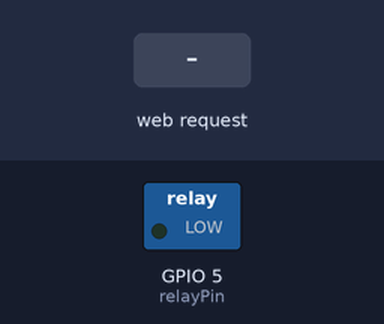
Simulated run of this sketch. Board: ESP32. Parts: switched loads named in the sketch (green lamp = pin HIGH). The test bench sets the inputs (shaded band). WiFi joins after 1.5 s; servers stay silent unless stated; what the sketch prints to the serial monitor is not drawn.

Above: at 3.2 s.
3.3 s: HTTP request GET /toggleRelay received
At 4.7 s:
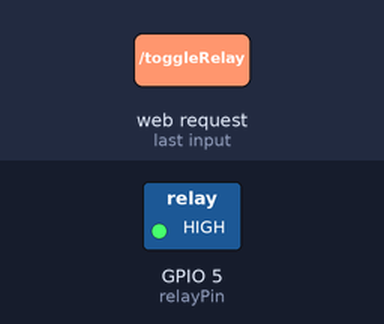
Timing chart, 0 to 6.3 s (numbered marks = the images above; inputs shaded):
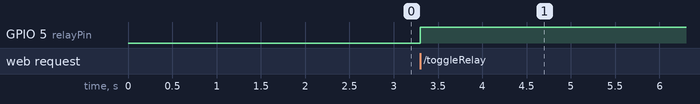

Measured:
- after the input at 3.3 s, GPIO 5 (relayPin): LOW → HIGH at once

The sketch:

IVO.ino
```cpp
#include <WiFi.h>
#include <WebServer.h>

const char* ssid = "IoTB"; // Cambia esto por el nombre de tu red Wi-Fi
const char* password = "inventaronelVAR"; // Cambia esto por la contraseña de tu red

WebServer server(80); // Creamos un servidor web en el puerto 80
const int relayPin = 5; // Pin donde está conectado el relé

bool relayState = false; // Estado del relé

void handleRoot() {
  String htmlPage = R"=====(
    <!DOCTYPE html>
    <html lang="en">
    <head>
        <meta charset="UTF-8">
        <meta name="viewport" content="width=device-width, initial-scale=1.0">
        <title>Control de Relé</title>
        <style>
            body {font-family: Arial, sans-serif; text-align: center; margin-top: 50px;}
            button {padding: 15px 30px; font-size: 16px; cursor: pointer;}
        </style>
    </head>
    <body>
        <h1>Control de Relé con ESP32</h1>
        <button id="relayButton" onclick="toggleRelay()">Encender Relé</button>

        <script>
            let relayStatus = false;

            function toggleRelay() {
                relayStatus = !relayStatus;
                document.getElementById("relayButton").innerHTML = relayStatus ? "Apagar Relé" : "Encender Relé";
                fetch("/toggleRelay").then(response => response.text()).then(data => console.log(data));
            }
        </script>
    </body>
    </html>
  )=====";
  server.send(200, "text/html", htmlPage);
}

void handleToggleRelay() {
  relayState = !relayState;
  digitalWrite(relayPin, relayState ? HIGH : LOW);
  server.send(200, "text/plain", relayState ? "Relay ON" : "Relay OFF");
}

void setup() {
  Serial.begin(115200);
  pinMode(relayPin, OUTPUT);
  digitalWrite(relayPin, LOW); // Asegúrate de que el relé esté apagado inicialmente

  // Conexión a la red Wi-Fi
  WiFi.begin(ssid, password);
  Serial.println("Conectando a Wi-Fi...");
  while (WiFi.status() != WL_CONNECTED) {
    delay(1000);
    Serial.print(".");
  }
  Serial.println("Conectado a la red Wi-Fi");
  Serial.print("Dirección IP: ");
  Serial.println(WiFi.localIP());

  // Configuración de rutas del servidor web
  server.on("/", handleRoot);
  server.on("/toggleRelay", handleToggleRelay);

  server.begin();
  Serial.println("Servidor iniciado");
}

void loop() {
  server.handleClient();
}
```
